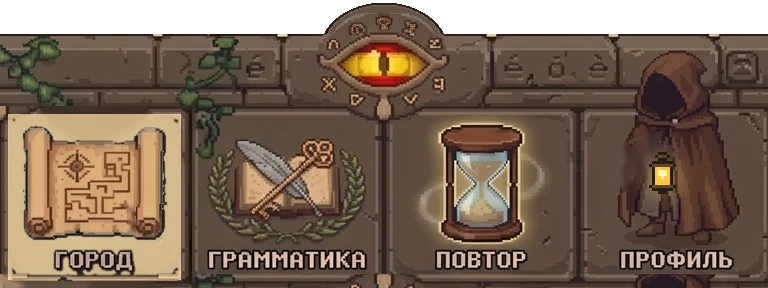
#> input picture src/assets/nav/nav-0.webp, 768 x 288 px, given in place of nav-es.webp, which was not available
$ python build-gold-nav.py
#> lines starting #> are read from the running program, lines starting #| are printed output that depends on the picture
"""Золотой медальон меню для финала (задача 8.3): `nav-<язык>-gold.webp` из `nav-<язык>.webp`.

Камень купола с рунами (серые пиксели в круге медальона) перекрашивается в золото по яркости,
глаз-флаг (насыщенные цвета) и прозрачность не трогаются. Запуск: python3 scripts/build-gold-nav.py
"""
import colorsys
from pathlib import Path

from PIL import Image

NAV = Path(__file__).resolve().parent.parent / 'src' / 'assets' / 'nav'
# Круг медальона на картинке 768×288. Внизу купол сходится к стержню: по краям там уже полоса меню.
CX, CY, R = 383, 63, 61
BOTTOM, SLOPE = 22, 1.25
# Глаз-флаг: внутри этого эллипса ничего не перекрашивается (белая полоса и зрачок тоже).
EX, EY, ERX, ERY = 383, 66, 41, 18
# Золото от тёмной бронзы к светлому блику.
STOPS = [(0.0, (58, 36, 8)), (0.35, (140, 92, 22)), (0.6, (214, 164, 52)), (0.8, (240, 200, 90)), (1.0, (255, 243, 190))]


def gold(l: float) -> tuple[int, int, int]:
    for (a, ca), (b, cb) in zip(STOPS, STOPS[1:]):
        if l <= b:
            t = (l - a) / (b - a)
            return tuple(round(x + (y - x) * t) for x, y in zip(ca, cb))
    return STOPS[-1][1]


def build(lang: str) -> None:
#> called with lang = 'es'
    im = Image.open(NAV / f'nav-{lang}.webp').convert('RGBA')
#> im is the input picture: PIL image 768x288 RGBA; mean R, G, B, A 107.2, 87, 69.2, 228.1
    px = im.load()
    for y in range(max(0, CY - R), CY + R + 1):
        for x in range(CX - R, CX + R + 1):
            if (x - CX) ** 2 + (y - CY) ** 2 > R * R:
                continue
            if abs(x - CX) > R - max(0, y - CY - BOTTOM) * SLOPE:
                continue
            if ((x - EX) / ERX) ** 2 + ((y - EY) / ERY) ** 2 < 1:
                continue
            r, g, b, a = px[x, y]
            if a == 0:
                continue
            h, l, s = colorsys.rgb_to_hls(r / 255, g / 255, b / 255)
            # Камень тёмный: растягиваем яркость, чтобы золото не было грязным.
            nr, ng, nb = gold(min(1.0, l * 1.7))
            px[x, y] = (nr, ng, nb, a)
    im.save(NAV / f'nav-{lang}-gold.webp', 'WEBP', quality=90, method=6)
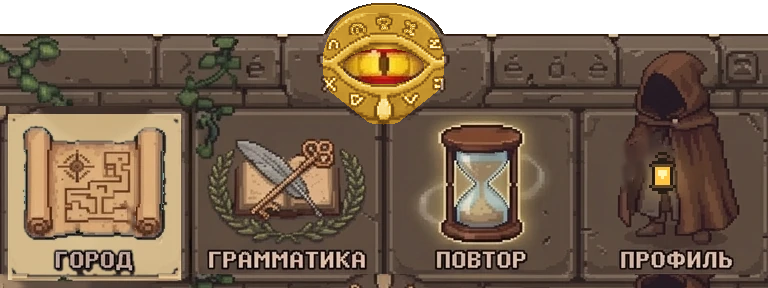
#> saved as nav-es-gold.webp: PIL image 768x288 RGBA; mean R, G, B, A 110.8, 89.8, 68.8, 228.1; transparent parts drawn white


for lang in ('es', 'it'):
    build(lang)
#> pass 2 of the loop `for lang in ('es', 'it'):`:
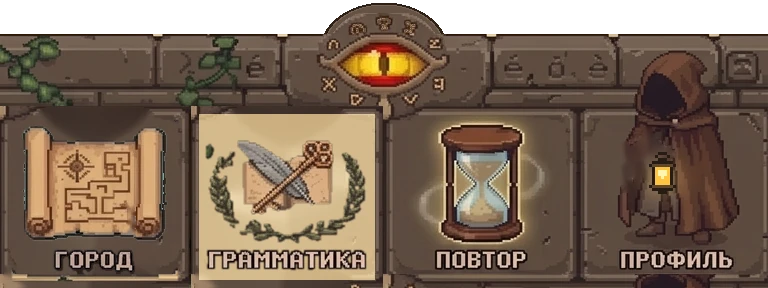
#> input picture src/assets/nav/nav-1.webp, 768 x 288 px, given in place of nav-it.webp, which was not available
#> in build, im is the input picture: PIL image 768x288 RGBA; mean R, G, B, A 111, 90.5, 71.8, 228.1
#> in build (call 2), `im.save(NAV / f'nav-{lang}-gold.webp', 'WEBP', quality=90, method=6)`:
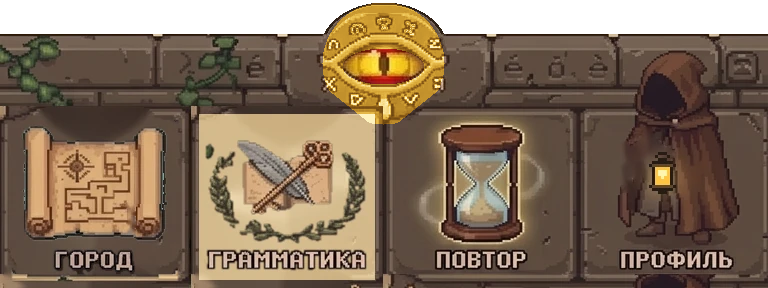
#> saved as nav-it-gold.webp: PIL image 768x288 RGBA; mean R, G, B, A 114.6, 93.3, 71.5, 228.1; transparent parts drawn white
